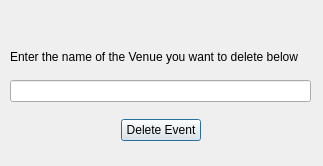
<?xml version="1.0" encoding="UTF-8"?>
<ui version="4.0">
 <class>DeleteVenue</class>
 <widget class="QDialog" name="DeleteVenue">
  <property name="geometry">
   <rect>
    <x>0</x>
    <y>0</y>
    <width>323</width>
    <height>166</height>
   </rect>
  </property>
  <property name="windowTitle">
   <string>Dialog</string>
  </property>
  <widget class="QWidget" name="gridLayoutWidget">
   <property name="geometry">
    <rect>
     <x>10</x>
     <y>50</y>
     <width>301</width>
     <height>91</height>
    </rect>
   </property>
   <layout class="QGridLayout" name="gridLayout">
    <item row="4" column="2">
     <spacer name="hSpacer2">
      <property name="orientation">
       <enum>Qt::Horizontal</enum>
      </property>
      <property name="sizeHint" stdset="0">
       <size>
        <width>40</width>
        <height>20</height>
       </size>
      </property>
     </spacer>
    </item>
    <item row="4" column="0">
     <spacer name="hSpacer">
      <property name="orientation">
       <enum>Qt::Horizontal</enum>
      </property>
      <property name="sizeHint" stdset="0">
       <size>
        <width>40</width>
        <height>20</height>
       </size>
      </property>
     </spacer>
    </item>
    <item row="1" column="1">
     <spacer name="vSpacer">
      <property name="orientation">
       <enum>Qt::Vertical</enum>
      </property>
      <property name="sizeHint" stdset="0">
       <size>
        <width>20</width>
        <height>40</height>
       </size>
      </property>
     </spacer>
    </item>
    <item row="4" column="1">
     <widget class="QPushButton" name="btnDeleteVenue">
      <property name="text">
       <string>Delete Event</string>
      </property>
     </widget>
    </item>
    <item row="3" column="1">
     <spacer name="vSpacer2">
      <property name="orientation">
       <enum>Qt::Vertical</enum>
      </property>
      <property name="sizeHint" stdset="0">
       <size>
        <width>20</width>
        <height>40</height>
       </size>
      </property>
     </spacer>
    </item>
    <item row="0" column="0" colspan="3">
     <widget class="QLabel" name="lblMain">
      <property name="text">
       <string>Enter the name of the Venue you want to delete below</string>
      </property>
     </widget>
    </item>
    <item row="2" column="0" colspan="3">
     <widget class="QLineEdit" name="edtVenueDelete"/>
    </item>
   </layout>
  </widget>
 </widget>
 <resources/>
 <connections/>
</ui>
